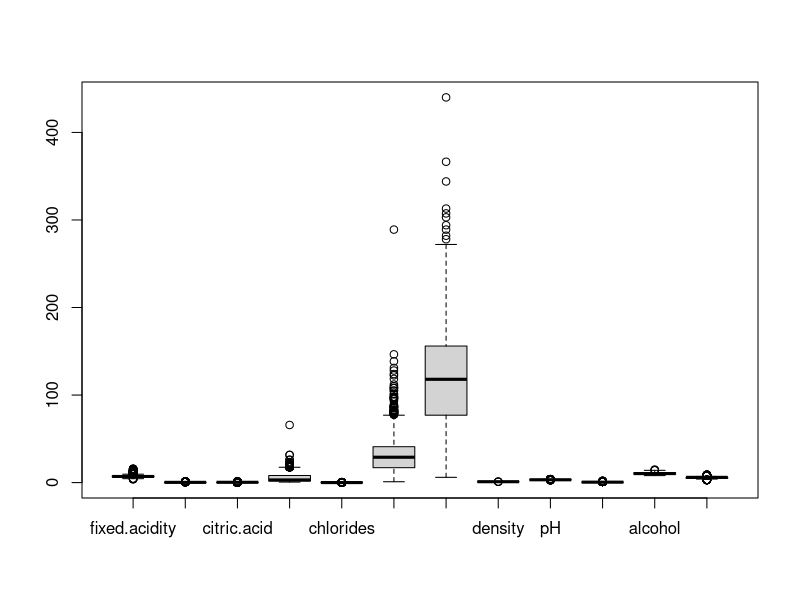
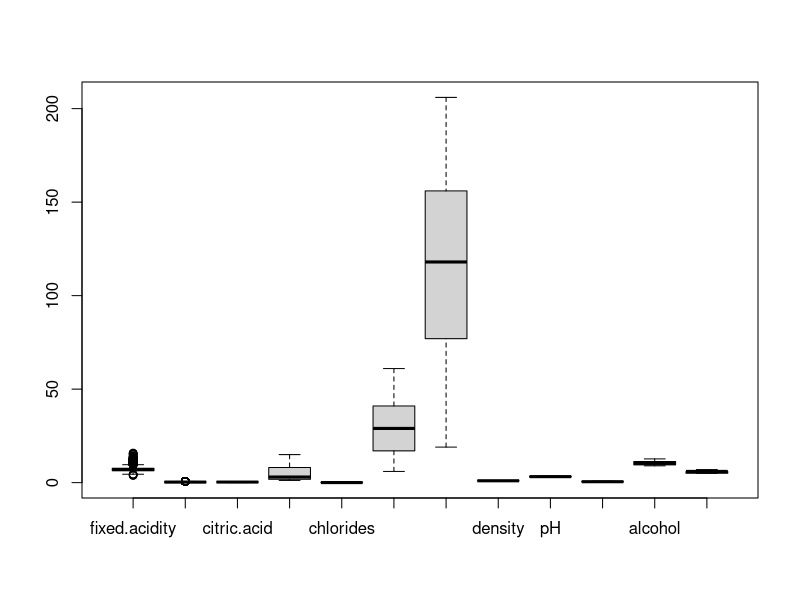
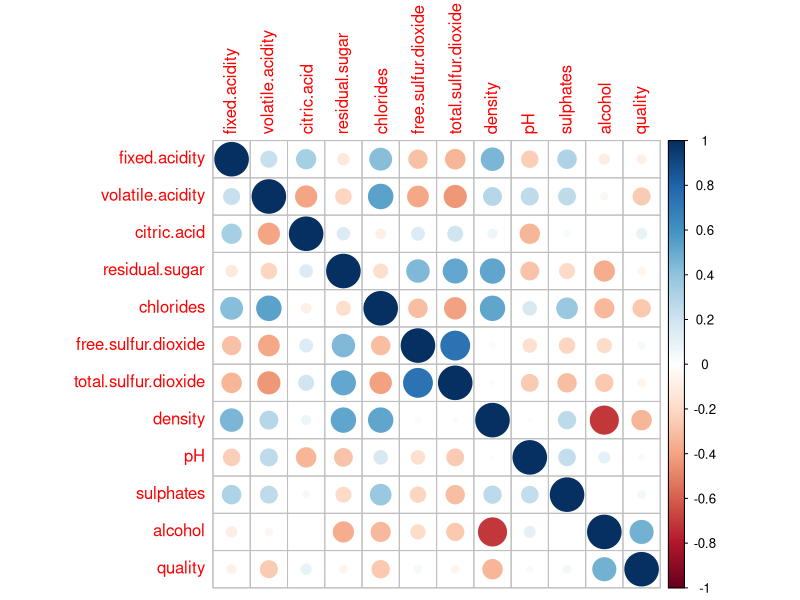
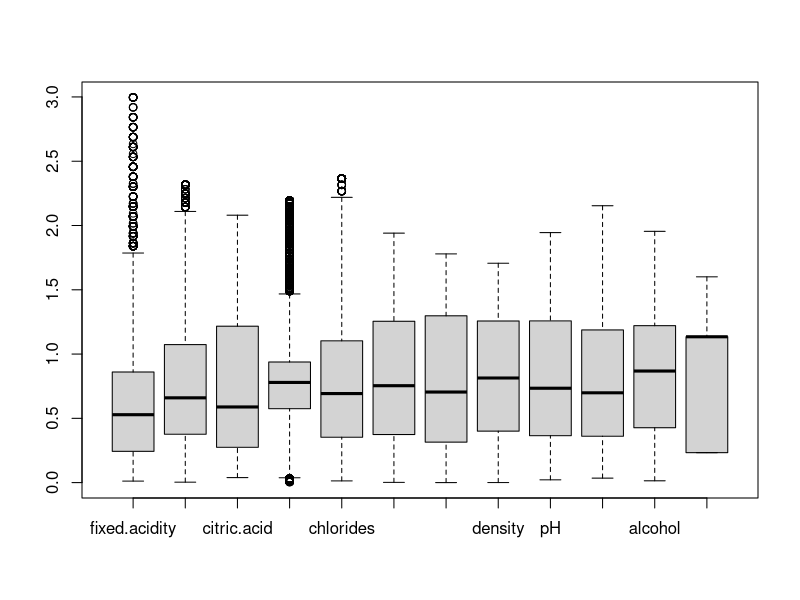
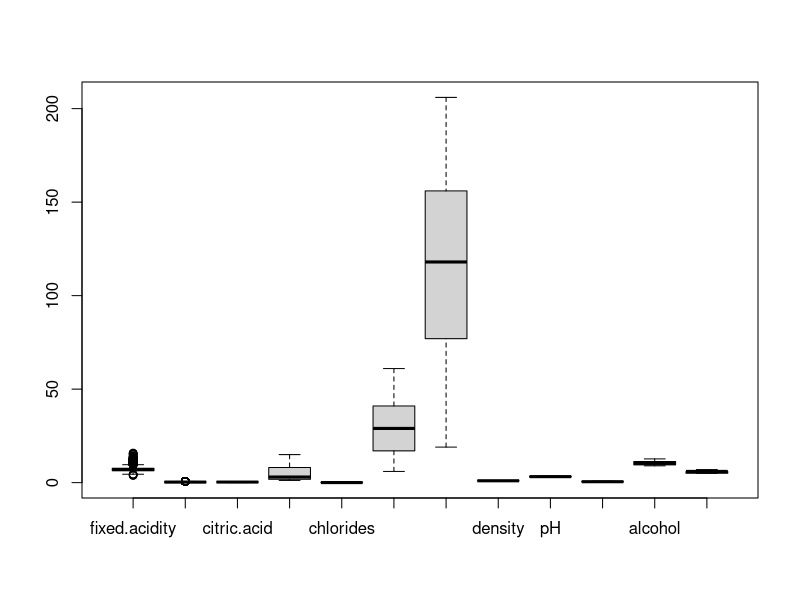
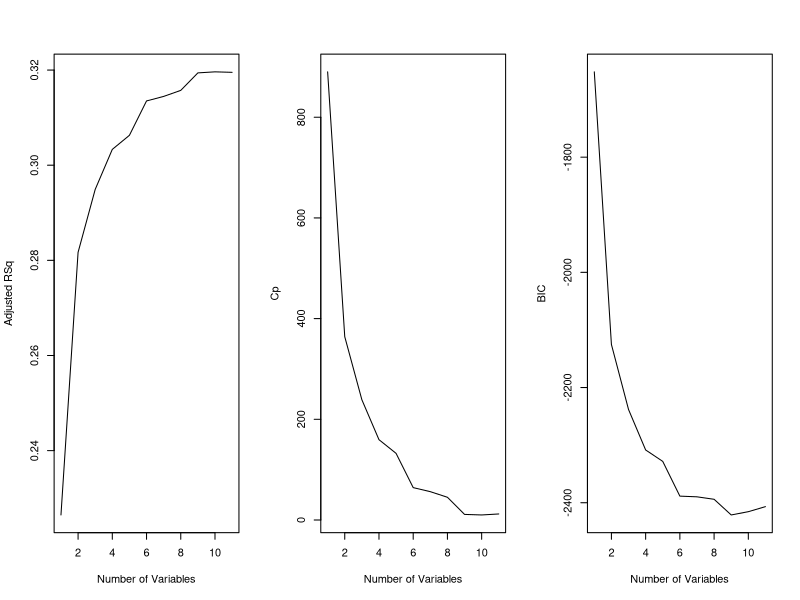
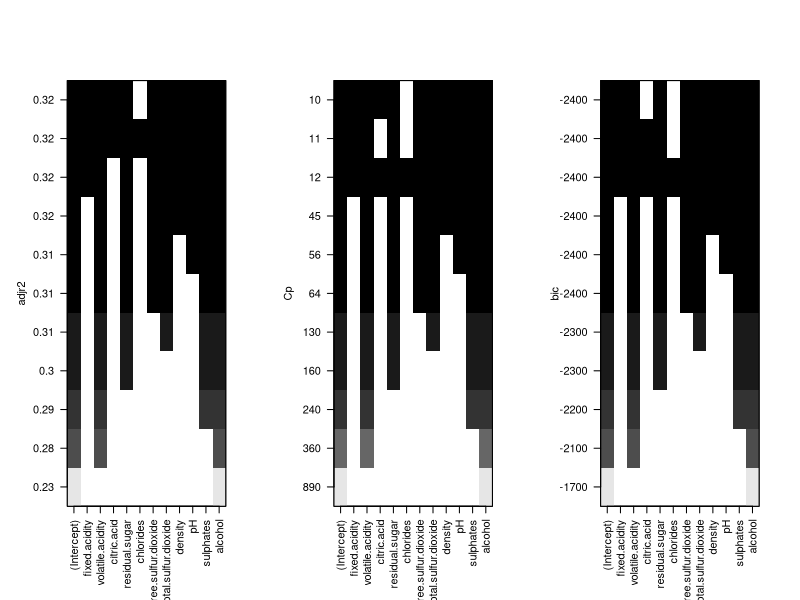

Here is the R script that generated these plots, in order: (Note: this script raises an error after producing the figures.)
## ---- chunk 1
wine_data = read.csv("winequality-all.csv", header = T, na.strings = "?", stringsAsFactors = T)
wine_data$color <- factor(wine_data$color, levels=c(1, 0), labels=c('R', 'W'))

drop <- c("color")
wine_data = wine_data[,!(names(wine_data) %in% drop)]
## ---- chunk 2
library(scales)
wine_data$fixed.acidity <- squish(wine_data$fixed.acidity, quantile(wine_data$fixed_acidity, c(.05, .95)))

wd_capped <- wine_data

varlist <- names(wine_data)
# varlist <- varlist[-length(varlist)]

for (i in varlist) {
    var <- eval(parse(text = paste0("wine_data$", i)))
    var <- squish(var, quantile(var, c(.05, .95)))
}


wd_capped$fixed.acidity <- squish(wd_capped$fixed.acidity, quantile(wd_capped$fixed_acidity, c(.05, .95)))
wd_capped$volatile.acidity <- squish(wd_capped$volatile.acidity, quantile(wd_capped$volatile.acidity, c(.05, .95)))    
wd_capped$citric.acid<- squish(wd_capped$citric.acid, quantile(wd_capped$citric.acid, c(.05, .95)))          
wd_capped$residual.sugar <- squish(wd_capped$residual.sugar, quantile(wd_capped$residual.sugar, c(.05, .95)))       
wd_capped$chlorides <- squish(wd_capped$chlorides, quantile(wd_capped$chlorides, c(.05, .95)))            
wd_capped$free.sulfur.dioxide <- squish(wd_capped$free.sulfur.dioxide, quantile(wd_capped$free.sulfur.dioxide, c(.05, .95)))  
wd_capped$total.sulfur.dioxide <- squish(wd_capped$total.sulfur.dioxide, quantile(wd_capped$total.sulfur.dioxide, c(.05, .95))) 
wd_capped$density <- squish(wd_capped$density, quantile(wd_capped$density, c(.05, .95)))
wd_capped$pH <- squish(wd_capped$pH, quantile(wd_capped$pH, c(.05, .95)))                  
wd_capped$sulphates <- squish(wd_capped$sulphates, quantile(wd_capped$sulphates, c(.05, .95)))           
wd_capped$alcohol <- squish(wd_capped$alcohol, quantile(wd_capped$alcohol, c(.05, .95)))   
wd_capped$quality <- squish(wd_capped$quality, quantile(wd_capped$quality, c(.05, .95))) 

# We compare the dimensions of the dataset before and after outlier removal

dim(wine_data)
dim(wd_capped)

dim(wine_data)[1] - dim(wd_capped)[1]
boxplot(wine_data)
boxplot(wd_capped)

wine_data <- wd_capped
## ---- chunk 3
library(corrplot)
corrplot(cor(wine_data))
#pairs(wine_data)
## ---- chunk 4
summary(wine_data)
## ---- chunk 5
z_scores <- as.data.frame(sapply(wine_data, function(wine_data) (abs(wine_data-mean(wine_data))/sd(wine_data))))    
no_outliers <- z_scores[!rowSums(z_scores>3), ]
# head(no_outliers)
dim(wine_data)
dim(no_outliers)

dim(wine_data)[1] - dim(no_outliers)[1]

boxplot(no_outliers)

## ---- chunk 6
varlist <- names(wine_data)
# varlist <- varlist[-length(varlist)]

for (i in varlist) {
    var <- eval(parse(text = paste0("wine_data$", i)))
    Q1 <- quantile(var, 0.25)
    Q3 <- quantile(var, 0.75)
    iqr <- IQR(var)
    no_outliers <- subset(wine_data, var > (Q1 - 1.5*iqr) & var < (Q3 + 1.5*iqr) )
    
}

# We compare the dimensions of the dataset before and after outlier removal
dim(wine_data)
dim(no_outliers)

dim(wine_data)[1] - dim(no_outliers)[1]
boxplot(no_outliers)
## ---- chunk 7
library(leaps)
# Perform best subset selection using the regsubsets() function included
# in the leaps library
regfit.full <- regsubsets(quality ~ ., wine_data, nvmax = 11)

# Summary of the full best subset selection model, the models with 1-11 variables
# are shown below
# shows the best set of variables for each model size
summary(regfit.full)
## ---- chunk 8
reg.summary = summary(regfit.full)
## ---- chunk 9
par(mfrow = c(1, 3))
plot(reg.summary$adjr2, xlab = "Number of Variables" ,
ylab = "Adjusted RSq" , type = "l")

plot (reg.summary$cp, xlab = "Number of Variables" ,
ylab = "Cp" , type = "l")

plot (reg.summary$bic, xlab = "Number of Variables" ,
ylab = "BIC" , type = "l")
## ---- chunk 10
# Find the number of predictors that corresponds to the maximum adjusted Rsq val
which.max(reg.summary$adjr2)
# Find the number of predictors that corresponds to the minimum adjusted Cp val
which.min(reg.summary$cp)
# Find the number of predictors that corresponds to the minimum adjusted BIC val
which.min(reg.summary$bic)
## ---- chunk 11
plot(regfit.full, scale = "adjr2")
plot(regfit.full, scale = "Cp")
plot(regfit.full, scale = "bic")
## ---- chunk 12
set.seed(1)
train <- sample(c(TRUE, FALSE), nrow(wine_data), replace = TRUE)
test <- (!train)
## ---- chunk 13
regfit.best <- regsubsets(quality ~ ., data = wine_data[train, ], nvmax = 11)
test.mat <- model.matrix(quality ~ ., data = wine_data[test, ])
## ---- chunk 14
val.errors <- rep(0, 11)


for (i in 1:11) {
    coefi <- coef(regfit.best, id = i)
    pred <- test.mat[, names(coefi)] %*% coefi
    val.errors[i] <- mean((wine_data$quality[test] - pred)^2)
    
}
## ---- chunk 15
val.errors
which.min(val.errors)
## ---- chunk 16
predict.regsubsets <- function(object, newdata, id , ...) {
form <- as.formula(object$call[[2]])
mat <- model.matrix(form, newdata )
coefi <- coef(object, id = id)
xvars <- names (coefi)
mat[, xvars ] %*% coefi
}
## ---- chunk 17
regfit.best <- regsubsets(quality ~ ., data = wine_data, nvmax = 11)
coef(regfit.best, 10)
## ---- chunk 18
k <- 5
n <- nrow(wine_data)
set.seed(1)
folds <- sample(rep(1:k, length = n))
cv.errors <- matrix(NA, k, 11, dimnames = list(NULL, paste(1:11)))
## ---- chunk 19
for (j in 1:k) {
    best.fit <- regsubsets(quality ~ ., data = wine_data[folds != j, ], nvmax = 11)
    
    for (i in 1:11) {
        pred <- predict(best.fit, wine_data[folds == j, ], id = i)
        cv.errors[j, i] <- mean((wine_data$quality[folds == j] - pred)^2)
    }
}
## ---- chunk 20
mean.cv.errors <- apply(cv.errors, 2, mean)
mean.cv.errors
min(mean.cv.errors)
## ---- chunk 21
reg.best <- regsubsets(quality ~ ., data = wine_data, nvmax = 11)
coef(reg.best, 9)
## ---- chunk 22
set.seed(1)
x <- model.matrix(quality ~ ., wine_data)[, -1]
y <- wine_data$quality
train <- sample(1:nrow(x), nrow(x)/2)
test <- (-train)
y.test <- y[test]
## ---- chunk 23
library(glmnet)
grid <- 10^seq(10, -2, length = 100)
## ---- chunk 24
ridge.mod <- glmnet(x[train, ], y[train], alpha = 0, lambda = grid)
plot(ridge.mod)
## ---- chunk 25
set.seed(1)
cv.out <- cv.glmnet(x[train, ], y[train], alpha = 0)
plot(cv.out)
## ---- chunk 26
bestlam <- cv.out$lambda.min
lasso.pred <- predict(ridge.mod, s = bestlam, newx = x[test, ])
mean((lasso.pred - y.test)^2)
## ---- chunk 27
out <- glmnet(x, y, alpha = 0, lambda = grid)
ridge.coef <- predict(out, type = "coefficients", s = bestlam)[1:12, ]
ridge.coef
## ---- chunk 28
ridge.coef[ridge.coef != 0]
## ---- chunk 29
set.seed(1)
x <- model.matrix(quality ~ ., wine_data)[, -1]
y <- wine_data$quality
train <- sample(1:nrow(x), nrow(x)/2)
test <- (-train)
y.test <- y[test]
## ---- chunk 30
library(glmnet)
grid <- 10^seq(10, -2, length = 100)
## ---- chunk 31
lasso.mod <- glmnet(x[train, ], y[train], alpha = 1, lambda = grid)
plot(lasso.mod)
## ---- chunk 32
set.seed(1)
cv.out <- cv.glmnet(x[train, ], y[train], alpha = 1)
plot(cv.out)
## ---- chunk 33
bestlam <- cv.out$lambda.min
lasso.pred <- predict(lasso.mod, s = bestlam, newx = x[test, ])
mean((lasso.pred - y.test)^2)
## ---- chunk 34
out <- glmnet(x, y, alpha = 1, lambda = grid)
lasso.coef <- predict(out, type = "coefficients", s = bestlam)[1:12, ]
lasso.coef
## ---- chunk 35
lasso.coef[lasso.coef != 0]
## ---- chunk 36
lasso.coef[lasso.coef == 0]
## ---- chunk 37
set.seed(1)
x <- model.matrix(quality ~ ., wine_data)[, -1]
y <- wine_data$quality
train <- sample(1:nrow(x), nrow(x)/2)
test <- (-train)
y.test <- y[test]
## ---- chunk 38
library(pls)
set.seed(2)
pcr.fit <- pcr(quality ~ ., data = wine_data, scale = TRUE, validation = "CV")
## ---- chunk 39
summary(pcr.fit)
## ---- chunk 40
validationplot(pcr.fit, val.type = "MSEP")
## ---- chunk 41
set.seed(1)
pcr.fit <- pcr(quality ~ ., data = wine_data, scale = TRUE, validation = "CV")
validationplot(pcr.fit, val.type = "MSEP")
## ---- chunk 42
pcr.pred <- predict(pcr.fit, x[test, ], ncomp = 5)
mean((pcr.pred - y.test)^2)
## ---- chunk 43
pcr.fit <- pcr(y ~ x, scale = TRUE, ncomp = 5)
summary(pcr.fit)
## ---- chunk 44
set.seed(1)
x <- model.matrix(quality ~ ., wine_data)[, -1]
y <- wine_data$quality
train <- sample(1:nrow(x), nrow(x)/2)
test <- (-train)
y.test <- y[test]
## ---- chunk 45
pls.fit <- plsr(quality ~ ., data = wine_data, subset = train, scale = TRUE, validation = "CV")
summary(pls.fit)
## ---- chunk 46
validationplot(pls.fit, val.type = "MSEP")
## ---- chunk 47
pls.pred <- predict(pls.fit, x[test, ], ncomp = 1)
mean((pls.pred - y.test)^2)
## ---- chunk 48
pls.fit <- plsr(quality ~ ., data = wine_data, scale = TRUE, ncomp = 1)
summary(pls.fit)
